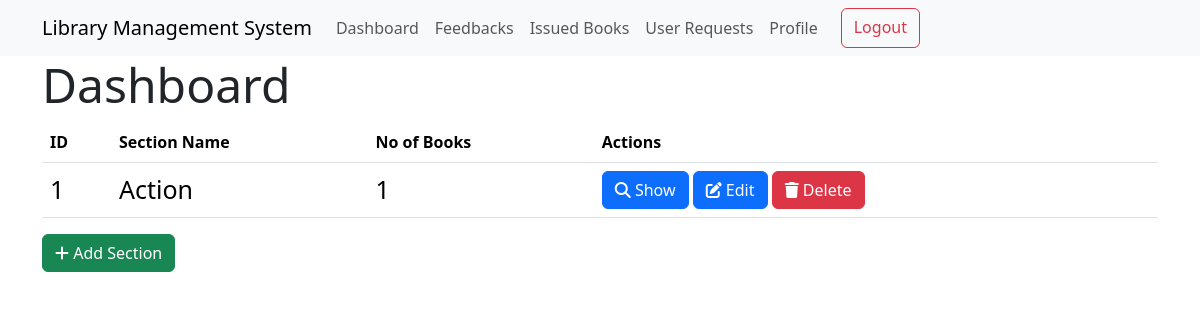
The page /admin (signed in) on the database its author committed.
### models.py (models this page shows)
class Section(db.Model):
    id = db.Column(db.Integer, primary_key=True)
    name = db.Column(db.String(32), nullable=False, unique=True)
    books = db.relationship(
        "Books", backref="section", lazy=True, cascade="all, delete-orphan"
    )

### routes.py (the view)
@app.route("/admin")
@admin_required
def admin():
    sections = Section.query.all()
    return render_template("admin.html", sections=sections)

### routes.py (called while the page is built)
def admin_required(func):
    @wraps(func)
    def inner(*args, **kwargs):
        if "user_id" not in session:
            return redirect(url_for("login"))
        user = User.query.get(session["user_id"])
        if not user.is_admin:
            flash("You are not authorized to access this page")
            return redirect(url_for("index"))
        return func(*args, **kwargs)
    return inner

### templates/admin.html (shortened to what this page needs)
{% extends "layout.html" %}
{% block content %}
<h2 class="display-5">Dashboard</h2>
<table class="table">
    <thead>
        <tr>
            <th>ID</th>
            <th>Section Name</th>
            <th>No of Books</th>
            <th>Actions</th>
        </tr>
    </thead>
    <tbody>
        {% for section in sections %}
        <tr>
            <td style="font-size: 25px">{{section.id}}</td>
            <td style="font-size: 25px">{{section.name}}</td>
            <td style="font-size: 25px">{{section.books|length}}</td>
            <td>
                <a href="{{url_for('show_section', id=section.id)}}" class="btn btn-primary">
                    <i class="fas fa-search"></i>
                    Show
                </a>
                <a href="{{url_for('edit_section', id=section.id)}}" class="btn btn-primary">
                    <i class="fas fa-edit"></i>
                    Edit
                </a>
                <a href="{{url_for('delete_section', id=section.id)}}" class="btn btn-danger">
                    <i class="fas fa-trash"></i>
                    Delete
                </a>
            </td>
        </tr>
        {% endfor %}
    </tbody>
</table>
<a href="{{url_for('add_section')}}" class="btn btn-success">
    <i class="fas fa-plus"></i>
    Add Section
</a>
{% endblock %}

### rows shown on the page
Section: id "1", name "Action", books|length "1"
